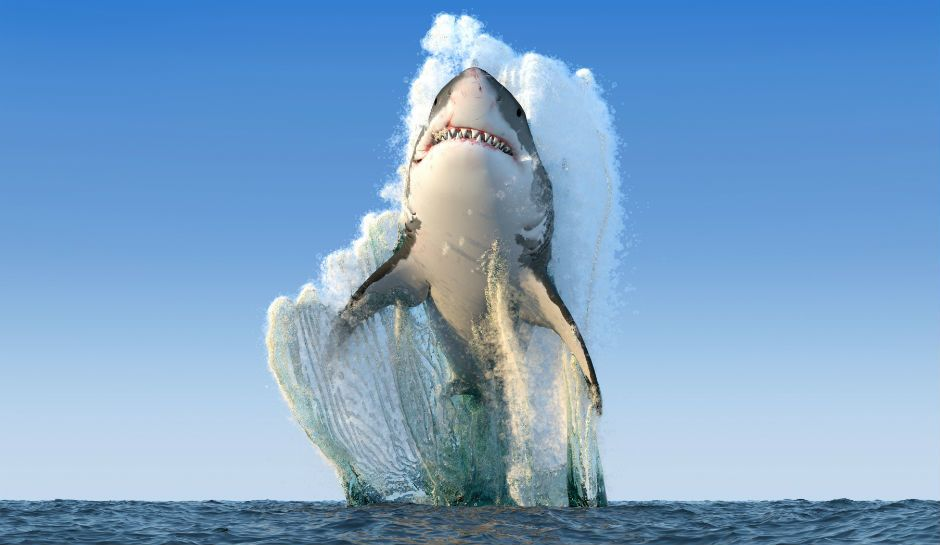
#> input picture images/shark.jpg, 940 x 545 px
$ python operacoes_aritimeticas.py
#> lines starting #> are read from the running program, lines starting #| are printed output that depends on the picture; long printed decimals are rounded
#Importando biblioteca do OpenCV
import cv2
#Importando biblioteca para computação científica
import numpy as np

#Lendo imagens
imagem_original = cv2.imread('../images/shark.jpg')
#> imagem_original is the input picture: shape (545, 940, 3); mean B, G, R 199.9, 162.5, 123.7

#Matriz para realizações as operações
m = np.ones(imagem_original.shape, dtype = "uint8") * 100

imagem_adicionada = cv2.add(imagem_original, m)
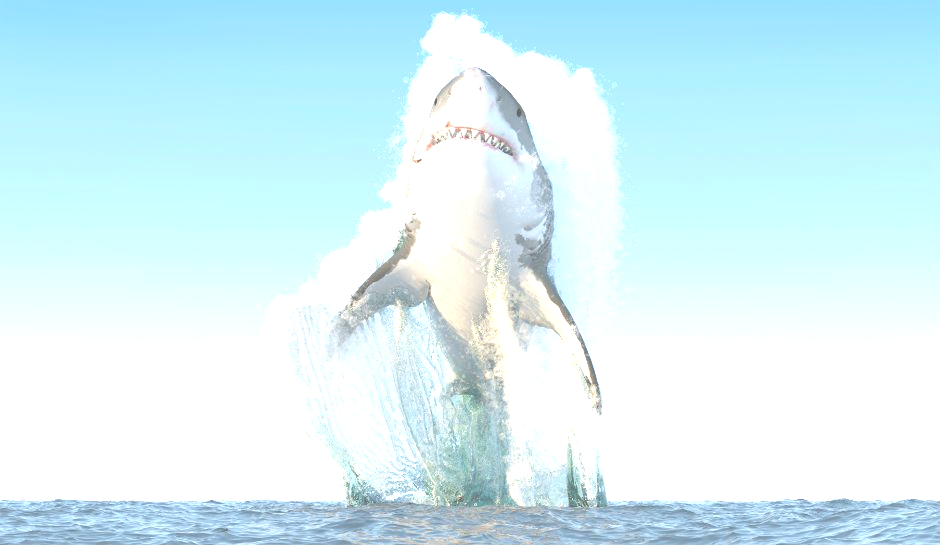
#> imagem_adicionada: shape (545, 940, 3); mean B, G, R 248.7, 242.8, 214
imagem_subtraida = cv2.subtract(imagem_original, m)
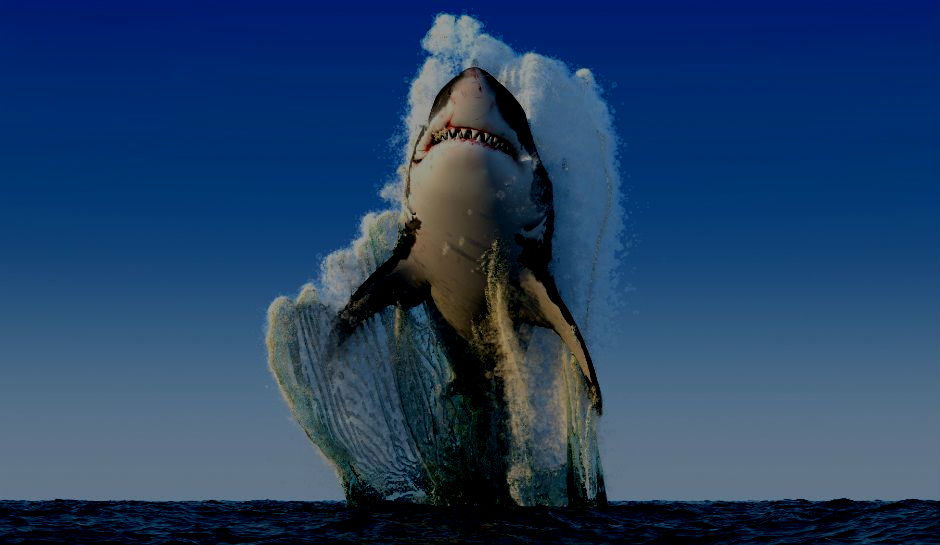
#> imagem_subtraida: shape (545, 940, 3); mean B, G, R 100.7, 63.9, 34

cv2.imshow('Imagem original', imagem_original)
cv2.waitKey(0)

cv2.imshow('Imagem com todos os pixels adicionados em 100', imagem_adicionada)
cv2.waitKey(0)

cv2.imshow('Imagem com todos os pixels subtraidos em 100', imagem_subtraida)
cv2.waitKey(0)

medias = cv2.mean(imagem_original)
#> medias = (199.9, 162.5, 123.7, 0)
media = round((medias[0] + medias[1] + medias[2]) / 3)
#> media = 162

m = np.ones(imagem_original.shape, dtype = "uint8") * media
#> m: shape (545, 940, 3); every value is 162

imagem_adicionada = cv2.add(imagem_original, m)
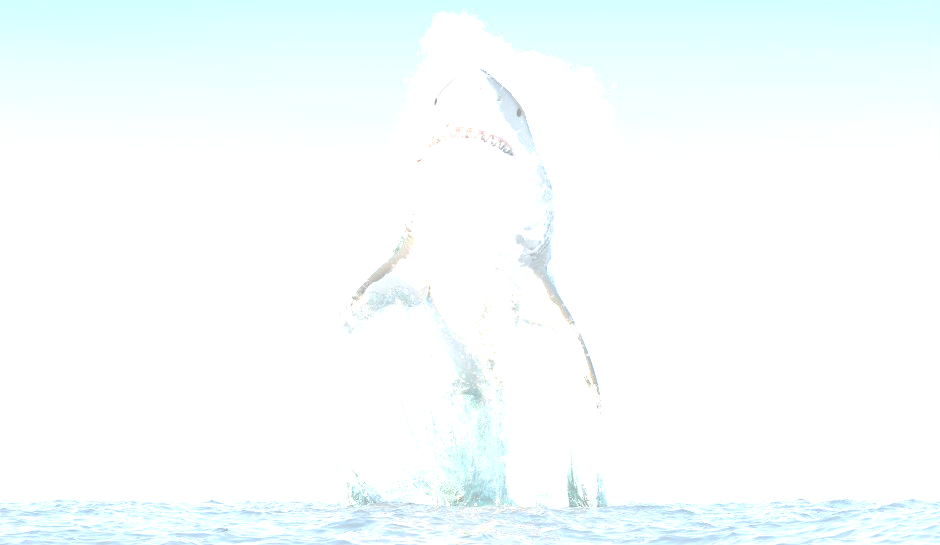
#> imagem_adicionada: shape (545, 940, 3); mean B, G, R 254.4, 254, 247.2
imagem_subtraida = cv2.subtract(imagem_original, m)
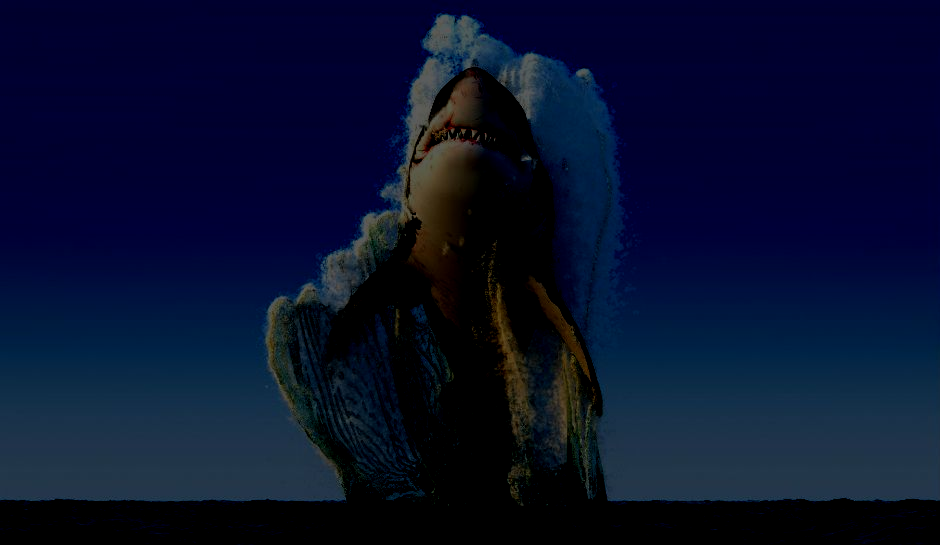
#> imagem_subtraida: shape (545, 940, 3); mean B, G, R 45.3, 16.2, 7.7

cv2.imshow('Imagem com todos os pixels adicionando a média', imagem_adicionada)
cv2.waitKey(0)

cv2.imshow('Imagem com todos os pixels subtraindo a média', imagem_subtraida)
cv2.waitKey(0)

print (medias)
#| (199.888, 162.507, 123.657, 0.0)
